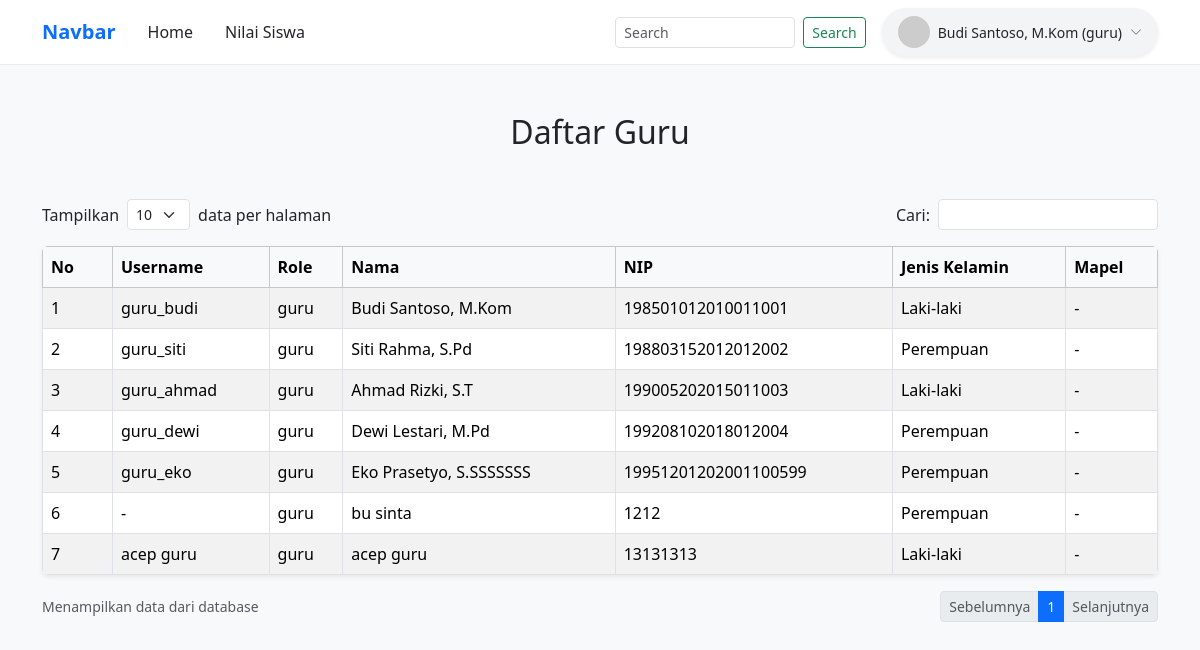
The app's page /halaman_guru.php (signed in) with its own data.
### tables this page shows
CREATE TABLE `guru` (
  `id` int(11) NOT NULL,
  `nip` varchar(20) NOT NULL,
  `nama` varchar(100) NOT NULL,
  `jenis_kelamin` enum('L','P') NOT NULL,
  `user_id` int(11) DEFAULT NULL
);

CREATE TABLE `users` (
  `id` int(11) NOT NULL,
  `username` varchar(50) NOT NULL,
  `password` varchar(255) NOT NULL,
  `role` enum('admin','guru','siswa') NOT NULL,
  `created_at` timestamp NOT NULL DEFAULT current_timestamp()
);

### halaman_guru.php (the view, shortened to what this page needs)
<?php
include 'koneksi.php';
?>
<!DOCTYPE html>
<html lang="id">
<head>
    <link href="https://cdn.jsdelivr.net/npm/bootstrap@5.3.3/dist/css/bootstrap.min.css" rel="stylesheet">
    <link rel="stylesheet" href="https://cdn.jsdelivr.net/npm/bootstrap-icons@1.11.3/font/bootstrap-icons.min.css">
</head>
<body>
    <?php include 'navbar.php'; ?>
    <div class="container my-5">
        <h2 class="text-center mb-5 fw-normal">Daftar Guru</h2>
        <div class="row mb-3 align-items-center">
            <div class="col-md-6 d-flex align-items-center">
                <span class="me-2">Tampilkan</span>
                <select class="form-select form-select-sm w-auto me-2">
                    <option value="10" selected>10</option>
                </select>
                <span>data per halaman</span>
            </div>
            <div class="col-md-6 d-flex justify-content-md-end align-items-center mt-3 mt-md-0">
                <form method="GET" action="" class="d-flex align-items-center">
                    <label class="me-2">Cari:</label>
                    <input type="text" name="cari" class="form-control form-control-sm w-auto" value="<?= htmlspecialchars($_GET['cari'] ?? ''); ?>">
                </form>
            </div>
        </div>
        <div class="table-responsive bg-white shadow-sm rounded">
            <table class="table table-bordered table-striped align-middle mb-0">
                <thead class="table-light">
                    <tr>
                        <th style="width: 70px;">No</th>
                        <th>Username</th>
                        <th>Role</th>
                        <th>Nama</th>
                        <th>NIP</th>
                        <th>Jenis Kelamin</th>
                        <th>Mapel</th>
                    </tr>
                </thead>
                <tbody>
                    <?php
                    $pencarian = isset($_GET['cari']) ? mysqli_real_escape_string($koneksi, $_GET['cari']) : '';
                    if ($pencarian != '') {
                        $query = "SELECT guru.*, users.username, users.role
                                  FROM guru
                                  LEFT JOIN users ON guru.user_id = users.id
                                  WHERE guru.nama LIKE '%$pencarian%' OR guru.nip LIKE '%$pencarian%' OR users.username LIKE '%$pencarian%'";
                    } else {
                        $query = "SELECT guru.*, users.username, users.role
                                  FROM guru
                                  LEFT JOIN users ON guru.user_id = users.id";
                    }
                    $result = mysqli_query($koneksi, $query);
                    $no = 1;
                    if ($result && mysqli_num_rows($result) > 0) {
                        while ($row = mysqli_fetch_assoc($result)) {
                            $mapel = isset($row['mapel']) ? $row['mapel'] : '-';
                            $username = $row['username'] ?? '-';
                            $role_akun = $row['role'] ?? 'guru';
                    ?>
                            <tr>
                                <td><?= $no++; ?></td>
                                <td><?= htmlspecialchars($username); ?></td>
                                <td><?= htmlspecialchars($role_akun); ?></td>
                                <td><?= htmlspecialchars($row['nama']); ?></td>
                                <td><?= htmlspecialchars($row['nip']); ?></td>
                                <td><?= htmlspecialchars($row['jenis_kelamin'] === 'L' ? 'Laki-laki' : ($row['jenis_kelamin'] === 'P' ? 'Perempuan' : $row['jenis_kelamin'])); ?></td>
                                <td><?= htmlspecialchars($mapel); ?></td>
                            </tr>
                    <?php
                        }
                    } else {
                        echo '<tr><td colspan="7" class="text-center py-4 text-muted">Tidak ada data guru yang ditemukan.</td></tr>';
                    }
                    ?>
                </tbody>
            </table>
        </div>
        <div class="row align-items-center mt-3">
            <div class="col-md-6 text-muted small">
                Menampilkan data dari database
            </div>
            <div class="col-md-6 d-flex justify-content-md-end">
                <nav>
                    <ul class="pagination pagination-sm mb-0">
                        <li class="page-item disabled"><a class="page-link" href="#">Sebelumnya</a></li>
                        <li class="page-item active"><a class="page-link" href="#">1</a></li>
                        <li class="page-item disabled"><a class="page-link" href="#">Selanjutnya</a></li>
                    </ul>
                </nav>
            </div>
        </div>
    </div>
</body>
</html>

### halaman_guru.php (style rules this page uses)
body { background-color: #f8f9fa; }
.table th { font-weight: 600; }

### records on screen
guru: user.username "guru_budi", user.role "guru", nama "Budi Santoso, M.Kom", nip "198501012010011001", jenis_kelamin "Laki-laki", mapel "-"
guru: user.username "guru_siti", user.role "guru", nama "Siti Rahma, S.Pd", nip "198803152012012002", jenis_kelamin "Perempuan", mapel "-"
guru: user.username "guru_ahmad", user.role "guru", nama "Ahmad Rizki, S.T", nip "199005202015011003", jenis_kelamin "Laki-laki", mapel "-"
guru: user.username "guru_dewi", user.role "guru", nama "Dewi Lestari, M.Pd", nip "199208102018012004", jenis_kelamin "Perempuan", mapel "-"
guru: user.username "guru_eko", user.role "guru", nama "Eko Prasetyo, S.SSSSSSS", nip "19951201202001100599", jenis_kelamin "Perempuan", mapel "-"
guru: username "-", role_akun "guru", nama "bu sinta", nip "1212", jenis_kelamin "Perempuan", mapel "-"
guru: user.username "acep guru", user.role "guru", nama "acep guru", nip "13131313", jenis_kelamin "Laki-laki", mapel "-"

### other values on screen
$nama_user "Budi Santoso, M.Kom"
$role_user ?: 'siswa' "guru"
